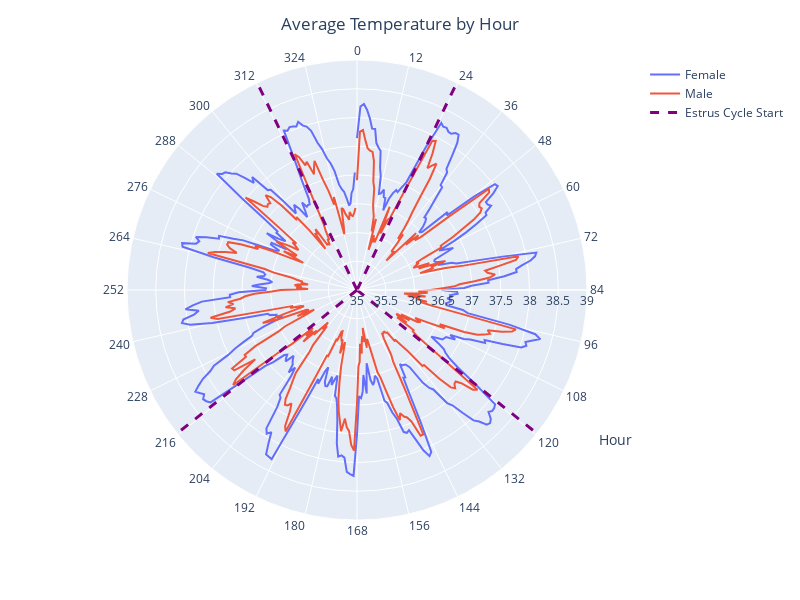

Source (notebook cell):
### Code cell
import plotly.graph_objects as go
radial_fem = fem_temp.groupby('hour')[['avg']].mean().reset_index()
radial_fem['theta'] = radial_fem['hour'] / len(radial_fem['hour']) * 360
radial_male = male_temp.groupby('hour')[['avg']].mean().reset_index()
radial_male['theta'] = radial_male['hour'] / len(radial_male['hour']) * 360

fig = px.line_polar(radial_fem, r='avg', theta='theta')
fig.add_trace(go.Scatterpolar(r=radial_male['avg'], theta=radial_male['theta'], mode='lines', name='Male', cliponaxis=False))
fig.update_layout(
    title=dict(
        text='Average Temperature by Hour',
        x=0.5,
    ),
    width=800,
    height=600,
)
fig.update_polars(radialaxis=dict(
    visible=True,
    range=[35, 39],
))

for i in range(1, 14, 4):
    fig.add_trace(go.Scatterpolar(
        r=[35, 39],
        theta=[(i*24) / len(radial_fem['hour']) * 360, (i*24) / len(radial_fem['hour']) * 360],
        mode='lines',
        line=dict(
            color='purple',
            width=3,
            dash='dash',
        ),
        name='Estrus Cycle Start',
        showlegend=False,
    ))
fig.data[0].name = 'Female'
fig.data[0].showlegend = True
fig.data[-1].showlegend = True

fig.update_layout(
    polar=dict(
        angularaxis=dict(
            tickmode='array',
            tickvals=[round(i/len(radial_fem['hour'])*360) for i in range(0, max(radial_fem['hour']), 12)],
            ticktext=[f'{i}' for i in range(0, max(radial_fem['hour']), 12)],
        ),
    ),
)

# add labels for axis
fig.add_annotation(
    x=1,
    y=0.15,
    xref='paper',
    yref='paper',
    text='Hour',
    showarrow=False,
    font=dict(
        size=14,
    ),
)

fig.show()

### Figure 1 — Plotly figure (JSON) as saved in the notebook; plotly's stock layout.template omitted (floating-point values rounded to 4 significant figures; data arrays with more than 128 entries replaced by an {"elided": "..."} marker saying what was removed)
{"data": [{"hovertemplate": "avg=%{r}<br>theta=%{theta}<extra></extra>", "legendgroup": "", "line": {"color": "#636efa", "dash": "solid"}, "marker": {"symbol": "circle"}, "mode": "lines", "name": "Female", "r": {"elided": "336 float values"}, "showlegend": true, "subplot": "polar", "theta": {"elided": "336 float values"}, "type": "scatterpolar"}, {"cliponaxis": false, "mode": "lines", "name": "Male", "r": {"elided": "336 float values"}, "theta": {"elided": "336 float values"}, "type": "scatterpolar"}, {"line": {"color": "purple", "dash": "dash", "width": 3}, "mode": "lines", "name": "Estrus Cycle Start", "r": [35, 39], "showlegend": false, "theta": [25.71, 25.71], "type": "scatterpolar"}, {"line": {"color": "purple", "dash": "dash", "width": 3}, "mode": "lines", "name": "Estrus Cycle Start", "r": [35, 39], "showlegend": false, "theta": [128.6, 128.6], "type": "scatterpolar"}, {"line": {"color": "purple", "dash": "dash", "width": 3}, "mode": "lines", "name": "Estrus Cycle Start", "r": [35, 39], "showlegend": false, "theta": [231.4, 231.4], "type": "scatterpolar"}, {"line": {"color": "purple", "dash": "dash", "width": 3}, "mode": "lines", "name": "Estrus Cycle Start", "r": [35, 39], "showlegend": true, "theta": [334.3, 334.3], "type": "scatterpolar"}], "layout": {"annotations": [{"font": {"size": 14}, "showarrow": false, "text": "Hour", "x": 1, "xref": "paper", "y": 0.15, "yref": "paper"}], "height": 600, "legend": {"tracegroupgap": 0}, "margin": {"t": 60}, "polar": {"angularaxis": {"direction": "clockwise", "rotation": 90, "tickmode": "array", "ticktext": ["0", "12", "24", "36", "48", "60", "72", "84", "96", "108", "120", "132", "144", "156", "168", "180", "192", "204", "216", "228", "240", "252", "264", "276", "288", "300", "312", "324"], "tickvals": [0, 13, 26, 39, 51, 64, 77, 90, 103, 116, 129, 141, 154, 167, 180, 193, 206, 219, 231, 244, 257, 270, 283, 296, 309, 321, 334, 347]}, "domain": {"x": [0, 1], "y": [0, 1]}, "radialaxis": {"range": [35, 39], "visible": true}}, "title": {"text": "Average Temperature by Hour", "x": 0.5}, "width": 800}}
